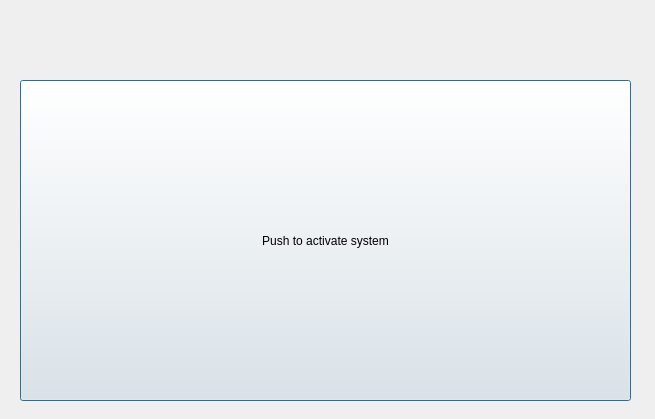
<?xml version="1.0" encoding="UTF-8"?>
<ui version="4.0">
 <class>main</class>
 <widget class="QDialog" name="main">
  <property name="geometry">
   <rect>
    <x>0</x>
    <y>0</y>
    <width>655</width>
    <height>419</height>
   </rect>
  </property>
  <property name="windowTitle">
   <string>Dialog</string>
  </property>
  <widget class="QPushButton" name="btn1">
   <property name="geometry">
    <rect>
     <x>20</x>
     <y>80</y>
     <width>611</width>
     <height>321</height>
    </rect>
   </property>
   <property name="text">
    <string>Push to activate system</string>
   </property>
  </widget>
 </widget>
 <resources/>
 <connections/>
</ui>
